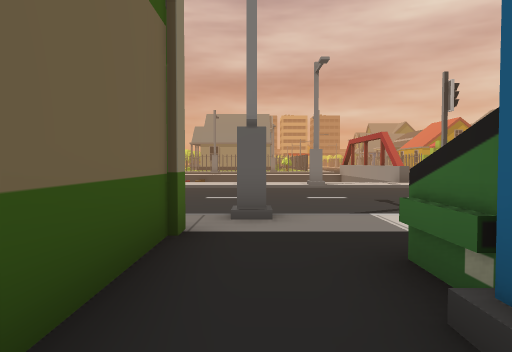
view 1 (above)

24 first-person views from a walk through a 3-D level made in the Unity game engine. The camera is 1.5 m above the floor, tilts 2° down and sees 70° across. The floor is counted in squares, 2 m on a side. Each view is taken from the middle of a square. On the plan, view 1 faces up. The plan holds only what a view shows up to about 11 squares ahead; the rest is blank. The place goes on beyond the plan. Some animated figures are left out.

view 2
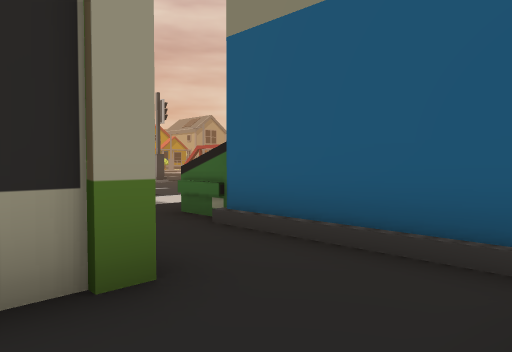

view 3
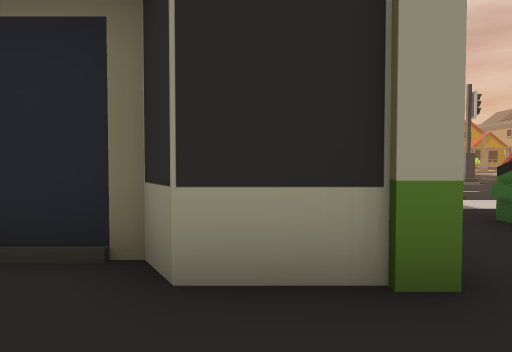

view 4
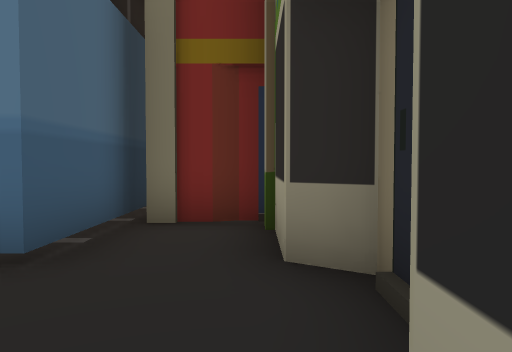

view 5
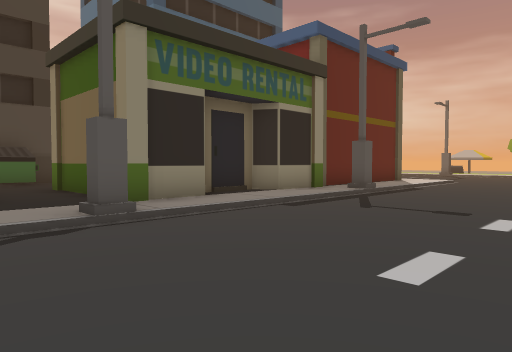

view 6
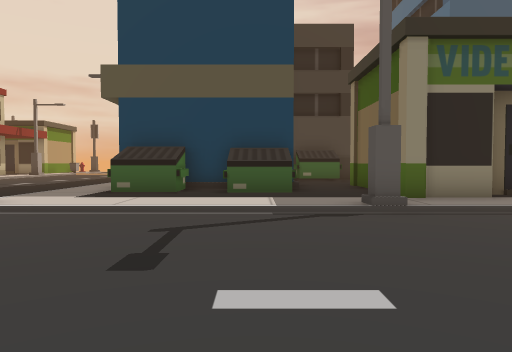

view 7
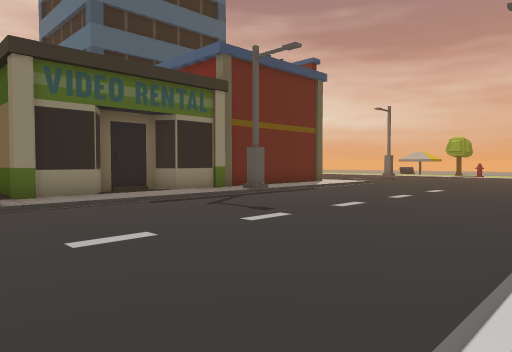

view 8
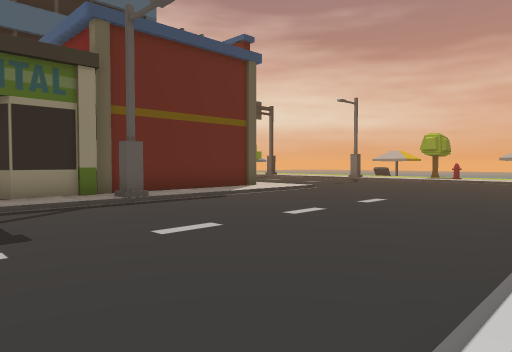

view 9
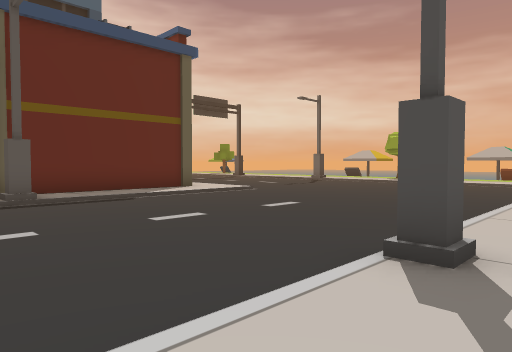

view 10
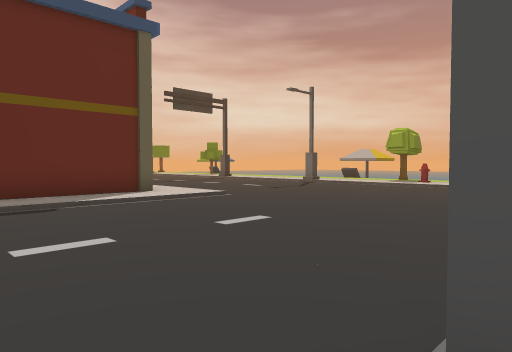

view 11
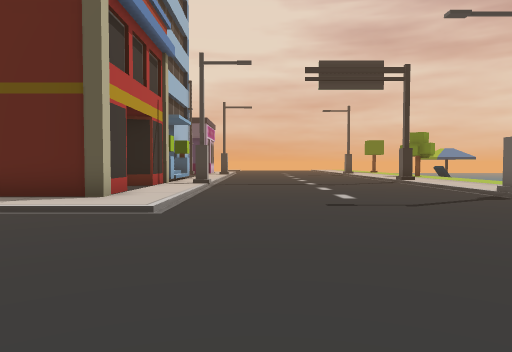

view 12
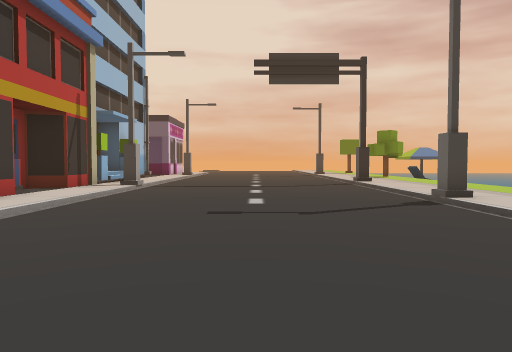

view 13
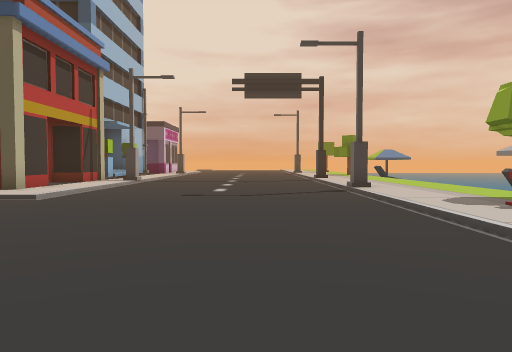

view 14
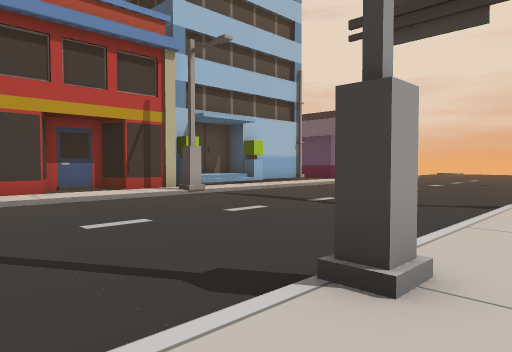

view 15
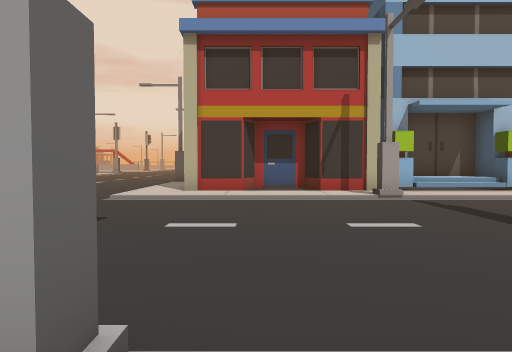

view 16
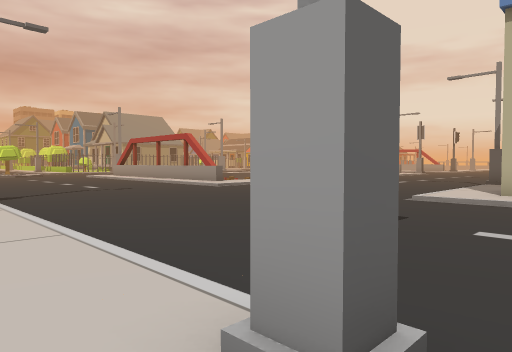

view 17
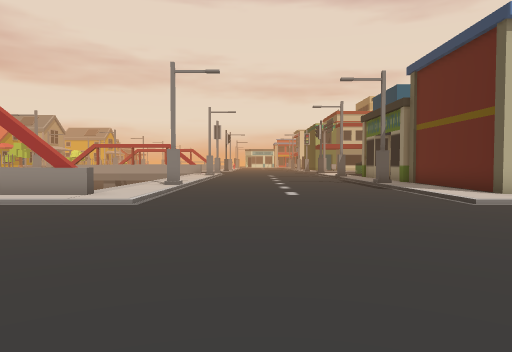

view 18
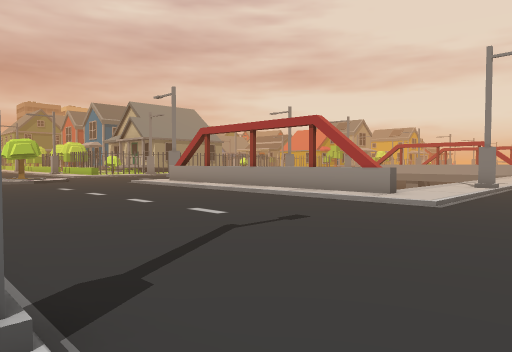

view 19
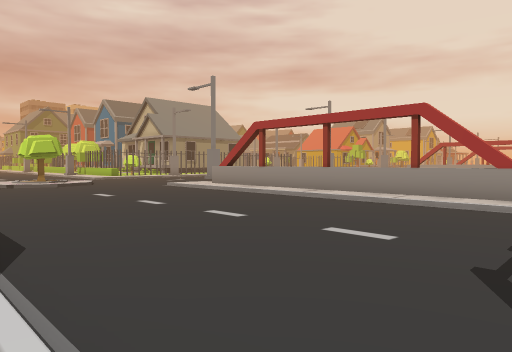

view 20
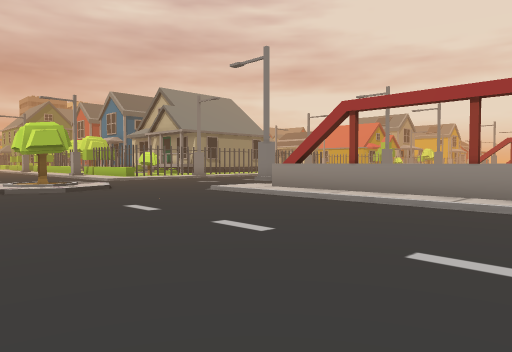

view 21
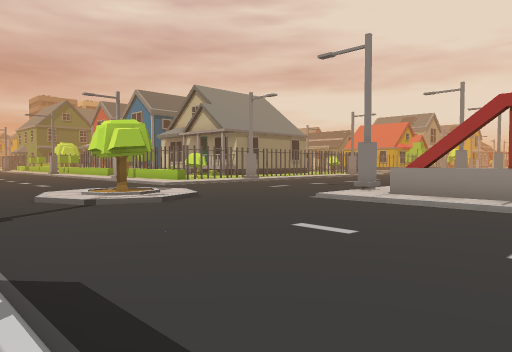

view 22
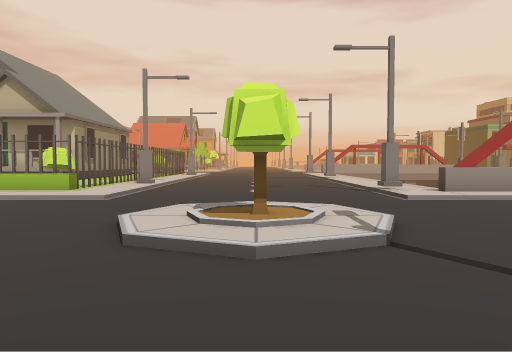

view 23
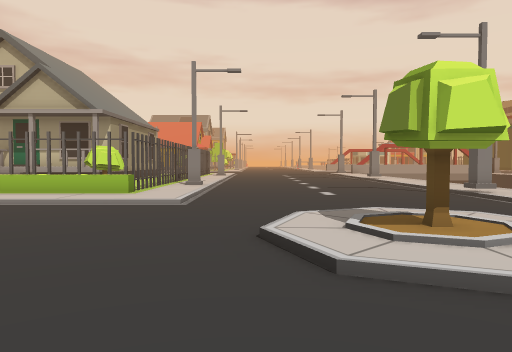

view 24
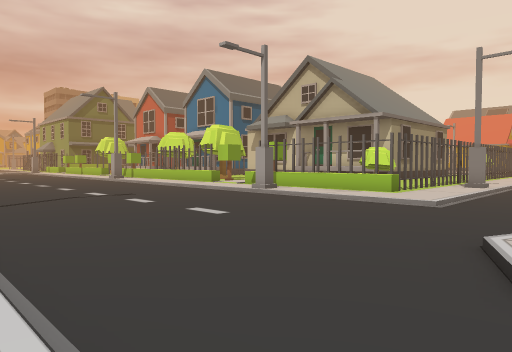

### Floor plan
Key: @ floor where view 1 was taken; # wall or solid block; . main floor; : floor 0.25 m higher than the main floor; / step, stairs or slope; = window, fence, low wall or low ledge; ^ raised ledge; U dumpster; B building; T tree; O other object.
Columns run from 22 left of view 1 to 6 right of it. Each row starts with its distance up from view 1.
 41    ...
 40    ....
 39    .....
 38   .......# #
 37   .......::=
 36   .......::=T
 35   .......::#T
 34   .......:::#
 33  :.......:::::
 32  :............
 31  :.../.......
 30  :..:///.....
 29 ::.//T//.....
 28  :..:///.....
 27   .../.......
 26   ...........
 25   .......::#:
 24   .......:^:
 23  :.......:#
 22  :.......:^
 21   .......:^
 20  :.......:^
 19   .......:#
 18   .......:^
 17   .......:^
 16  :.......:^
 15  :.......:#
 14   .......:^::::: :
 13  :.......:::::#::: ::: :
 12  #.....................
 11   .........................
 10  :.........................
  9  :.........................
  8 ::.........................
  7 O:..........................
  6 ::...........................
  5 ::.......::::::#::::::#::::::
  4 ::.......::::::###::##:::::::
  3 :#.......:###### #####:::::::
  2 ::.......::#     ### #:UU:UU:
  1 ::.......::#    ######:####
  0 ::.......:##   ##:::::@#
 -1 ::.......:##   #:::::::#
 -2  :.......:B#  ####: ::U

Where each view was taken, in squares from view 1:
view 1: 0 up, 0 right, facing up
view 2: 2 down, 2 left, facing up-right
view 3: 2 down, 2 left, facing up
view 4: 0 up, 2 left, facing left
view 5: 10 up, 2 right, facing down-left
view 6: 11 up, 2 right, facing down
view 7: 13 up, 1 right, facing down-left
view 8: 13 up, 3 left, facing down-left
view 9: 14 up, 5 left, facing down-left
view 10: 13 up, 7 left, facing down-left
view 11: 11 up, 15 left, facing down
view 12: 10 up, 17 left, facing down
view 13: 13 up, 18 left, facing down
view 14: 5 up, 22 left, facing down-right
view 15: 2 up, 22 left, facing right
view 16: 2 up, 22 left, facing up-right
view 17: 10 up, 21 left, facing right
view 18: 10 up, 21 left, facing up-right
view 19: 13 up, 21 left, facing up-right
view 20: 17 up, 20 left, facing up-right
view 21: 20 up, 21 left, facing up-right
view 22: 29 up, 22 left, facing right
view 23: 31 up, 21 left, facing right
view 24: 30 up, 21 left, facing up-right
